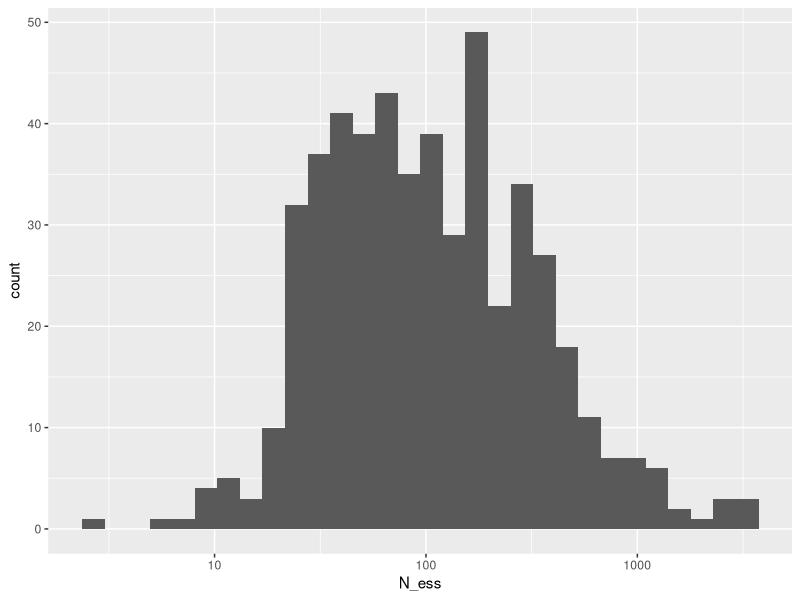
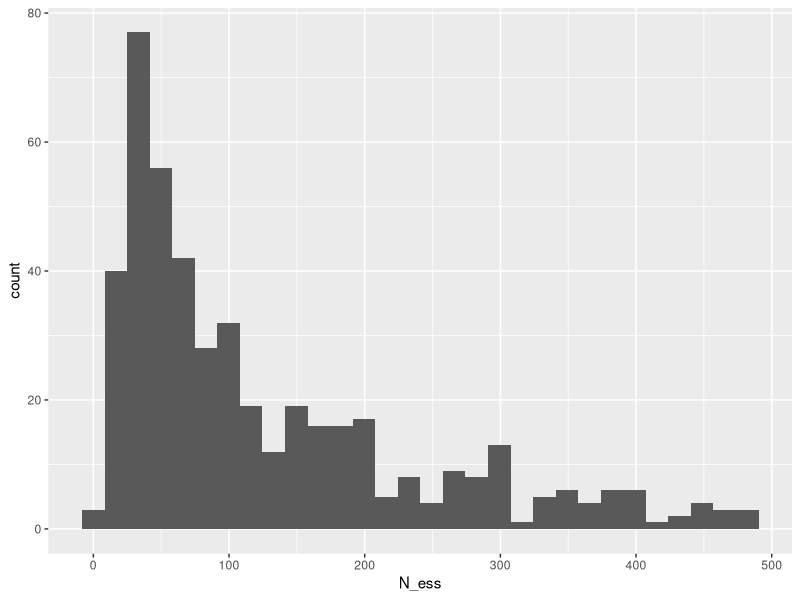
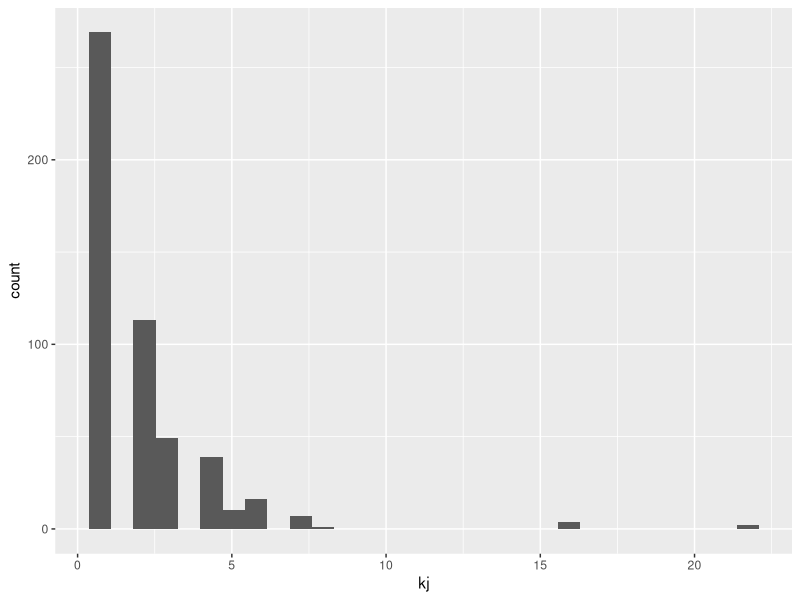
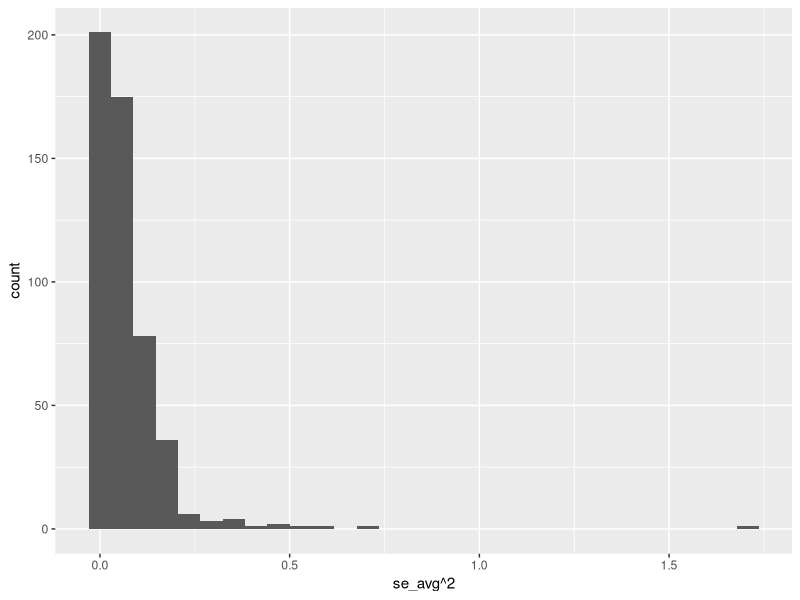
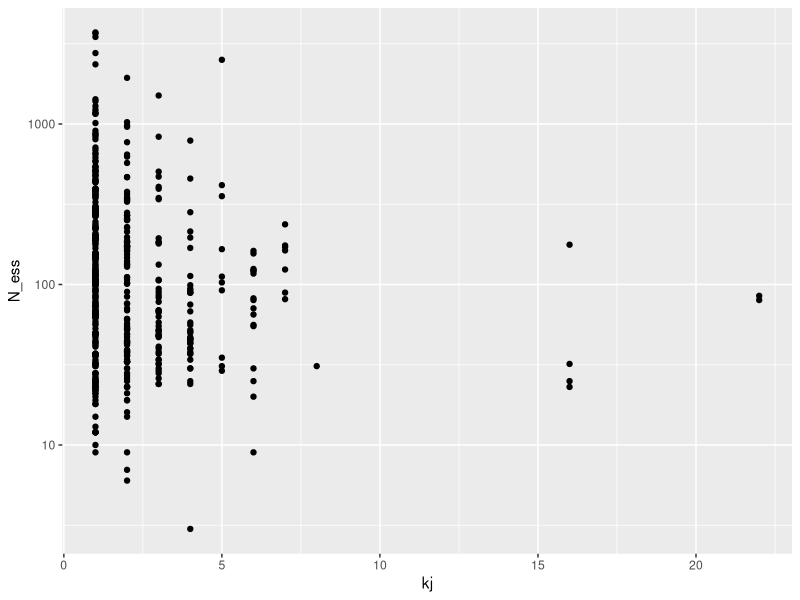
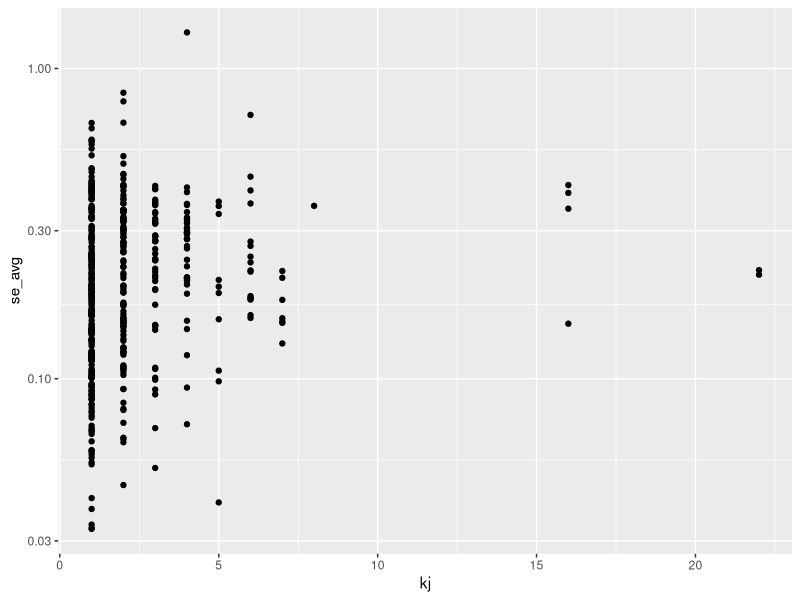
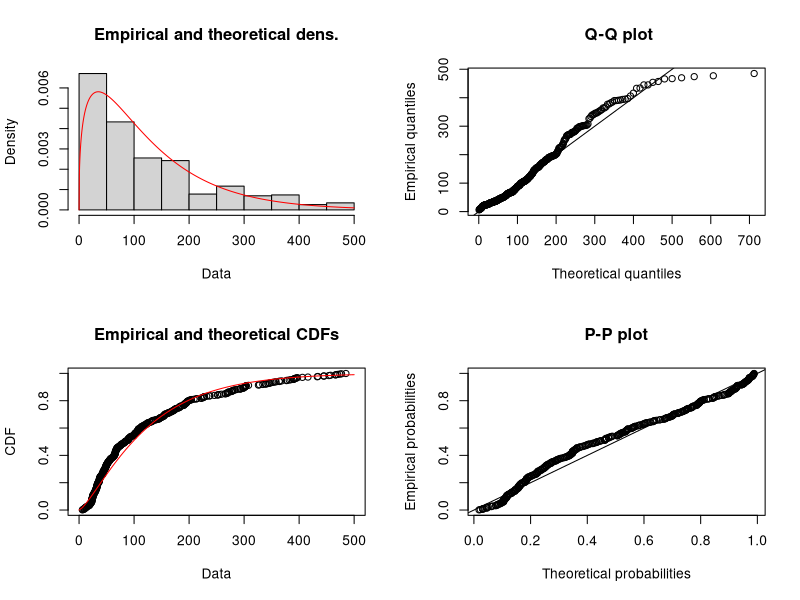
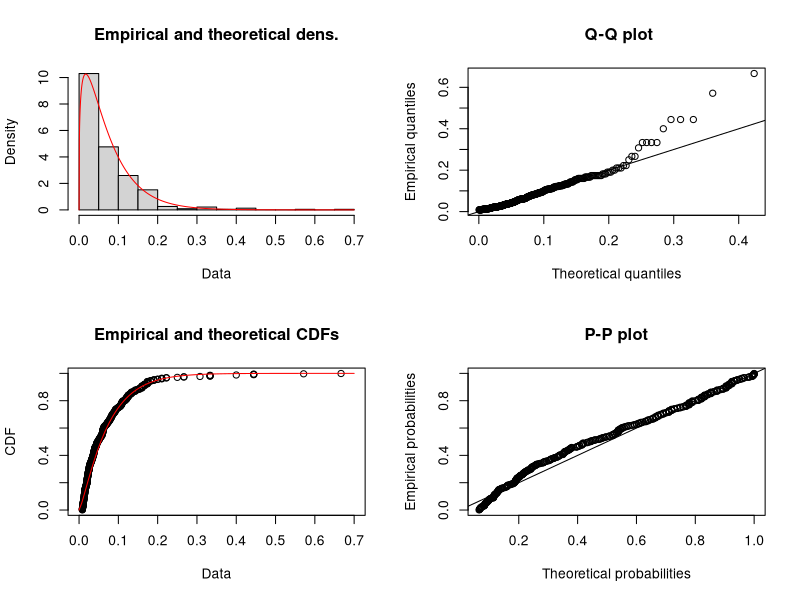

Here is the R script that generated these plots, in order: (Note: this script raises an error after producing the figures.)
# Math data set -- williams et al.
# need to be cautious of the big studies. studies are CRT --- may have small SEs.
# will find effective sample size rather than the raw sample size
# use the cluster adjusted vi and not N

#Note: 
#in first run: I actually averaged the vi to the 
#SampleID and summarized how many kj there were in each SampleID 
#(and not the CitationID). 
#This meta-analysis had 191 studies with 510 samples and 1109 effect 
#sizes. Then, after removing ESS >= 500 (where ESS = 4/(vi)) 
#and kj >= 20, the dataset becomes 178 studies and 463 samples. 
#Finally, after removing kj > N-2,  the dataset becomes 177 studies and 462 samples.

#While JEP thinks it's well-justified whether I average to the 
#study-level or to the sample-level to build the empirical datasets,
#I decided for the second run to average to the study-level instead to be more consistent
#with Vembye et al 2023. Doing this instead,
#after removing ESS >= 500 (where ESS = 4/(variance of the effect size)) and 
#kj >= 20, the dataset goes from 191 to 169 studies. 
#After removing kj > N-2,  the dataset becomes 167 studies. 

# -------------------------------------------------------------
# Empirical Data set -- cluster by study
# -------------------------------------------------------------

# rm(list=ls())
# library(ggplot2)
# library(tidyverse)
# 
# math_dat <- read.csv("EvaluateConditions/data_191_RCTs.csv")
# 
# math_dat <- math_dat |>
#   dplyr::select(
#     CitationID,
#     SampleID,
#     EffectSizeID,
#     yi,
#     vi,
#     L3_StuSamSiz,
#     L3_StuSamSiz_T,
#     L3_StuSamSiz_C,
#     L3_TchSamSiz,
#     L3_TchSamSiz_T,
#     L3_TchSamSiz_C,
#     L3_SchSamSiz,
#     L3_SchSamSiz_T,
#     L3_SchSamSiz_C
#   )
# 
# math_dat <-
#   math_dat |>
#   mutate(ESS = 4 / vi#,
#          # sample ID
#          #  cluster_id = paste(CitationID, "_", SampleID, sep = "")
#   ) |>
#   group_by(CitationID) |>
#   summarise(
#     #   CitationID = unique(CitationID),
#     g_avg = mean(yi),
#     se_avg = mean(sqrt(vi)),
#     kj = n(),
#     #  N_ess = as.integer(round(mean(ESS))),
#     N_ess = 4/(se_avg)^2,
#     
#     # N_org = as.integer(round(mean(total_N))),
#     # N_diff = N_org - N_ess,
#     .groups = "drop"
#   ) |>
#   mutate(N_range = cut(N_ess, breaks = c(0, 500, 1000, 5000, 10000, 50000)))
# 
# math_dat |> 
#   count(N_range)
# 
# 
# # Creating dataset used for extracting empirical distributions of nj and N 
# # for each study 
# 
# math_dat |> 
#   summarise(
#     #   num_samples = length(unique(cluster_id)),
#     num_studies = length(unique(CitationID))
#   )
# 
# 
# # only including studies where N < 500, and kj<20
# dat_kjN_math_study <- 
#   math_dat |>  
#   dplyr::select(CitationID, kj, N = N_ess, se_avg) |> 
#   mutate(sigma_j_sq = se_avg^2) |> 
#   # Excluding effective sample sizes larger than 500 
#   # and studies with more than 20 outcomes
#   filter(N < 500, kj < 20) |> 
#   as.data.frame()
# 
# dat_kjN_math_study |> 
#   summarise(
#     num_studies = length(unique(CitationID))
#   )
# 
# # only including samples where kj <= N-2
# dat_kjN_math_study <- dat_kjN_math_study |> filter(kj <= N - 2)
# 
# dat_kjN_math_study |> 
#   summarise(
#     num_studies = length(unique(CitationID))
#   )

# -------------------------------------------------------------
# Empirical Data set -- cluster by study
# -------------------------------------------------------------

#rm(list=ls())
library(ggplot2)
library(tidyverse)


math_dat <- read.csv("EvaluateConditions/data_191_RCTs.csv")

math_dat <- math_dat |>
  dplyr::select(
    CitationID,
    SampleID,
    EffectSizeID,
    yi,
    vi,
    L3_StuSamSiz,
    L3_StuSamSiz_T,
    L3_StuSamSiz_C,
    L3_TchSamSiz,
    L3_TchSamSiz_T,
    L3_TchSamSiz_C,
    L3_SchSamSiz,
    L3_SchSamSiz_T,
    L3_SchSamSiz_C
  )

math_dat <-
  math_dat |>
  mutate(ESS = 4 / vi,
         SampleID,
         cluster_id = paste(CitationID, "_", SampleID, sep = "")
       ) |>
  group_by(cluster_id) |>
  summarise(
    CitationID = unique(CitationID),
    g_avg = mean(yi),
    se_avg = mean(sqrt(vi)),
    kj = n(),
    N_ess = as.integer(round(mean(ESS))),
    sigma_j_sq = 4/N_ess,
    # N_org = as.integer(round(mean(total_N))),
    # N_diff = N_org - N_ess,
    .groups = "drop"
  ) |>
  mutate(N_range = cut(N_ess, breaks = c(0, 500, 1000, 5000, 10000, 50000)))

math_dat |> 
  count(N_range)

ggplot(math_dat, aes(N_ess)) + 
  geom_histogram() + 
  scale_x_log10()

math_dat |> 
  filter(N_ess <= 500) |> 
  ggplot(aes(N_ess)) + 
  geom_histogram()

ggplot(math_dat, aes(kj)) + 
  geom_histogram()

ggplot(math_dat, aes(se_avg^2)) + 
  geom_histogram()

ggplot(math_dat, aes(kj, N_ess)) + 
  geom_point() + 
  scale_y_log10()

ggplot(math_dat, aes(kj, se_avg)) + 
  geom_point() + 
  scale_y_log10()


## minimal SE -- something in neighborhood of this. 
2/sqrt(500) 

# Creating dataset used for extracting empirical distributions of nj and N 
# for each study 

math_dat |> 
  summarise(
    num_samples = length(unique(cluster_id)),
    num_studies = length(unique(CitationID))
  )


# only including studies where N < 500, and kj<20
dat_kjN_math <- 
  math_dat |>  
  dplyr::select(CitationID, cluster_id, kj, N = N_ess, sigma_j_sq) |> 
  # Excluding effective sample sizes larger than 500 
  # and studies with more than 20 outcomes
  filter(N < 500, kj < 20) |> 
  as.data.frame()

dat_kjN_math |> 
  summarise(
    num_samples = length(unique(cluster_id)),
    num_studies = length(unique(CitationID))
  )

# only including samples where kj <= N-2
dat_kjN_math <- dat_kjN_math |> filter(kj <= N - 2)

dat_kjN_math |> 
  summarise(
    num_samples = length(unique(cluster_id)),
    num_studies = length(unique(CitationID))
  )

range(dat_kjN_math$kj)
range(dat_kjN_math$sigma_j_sq)

#Arithmetic means
mean(dat_kjN_math$kj)
mean(dat_kjN_math$sigma_j_sq)

# Harmonic means
dat_kjN_math |> 
  mutate(inv_kj = 1/kj,
         inv_sigma_j_sq = 1/sigma_j_sq) |> 
  summarise(kj_harmonic_mean = n()/sum(inv_kj),
            sigma_j_sq_harmonic_mean = n()/sum(inv_sigma_j_sq))



# Gamma parameters for N and sigma_j_sq
shape_rate1 <- MASS::fitdistr(dat_kjN_math$N, "gamma")
shape_rate2 <- MASS::fitdistr(dat_kjN_math$sigma_j_sq, "gamma")

library(fitdistrplus)
dist <- fitdistrplus::fitdist(dat_kjN_math$N, "gamma")
plot(dist)
dist <- fitdistrplus::fitdist(dat_kjN_math$sigma_j_sq, "gamma")
plot(dist)



# pmf for kj
set.seed(20250419)

lambda <- mean(dat_kjN_math$kj) - 1
x_val = 1:max(dat_kjN_math$kj)

stylized_dat <- data.frame(x = x_val, y = dpois(x_val - 1 ,  lambda), group = "Stylized")

empirical_dat <- as.data.frame(table(dat_kjN_math$kj)) |> mutate(x = as.integer(Var1),
                                                                 y = Freq/sum(Freq),
                                                                 group = "Empirical") |> dplyr::select(-Var1, -Freq)

all_dat <- bind_rows(stylized_dat, empirical_dat)


ggplot(all_dat, aes(x = x, y = y, fill = group)) +
  geom_col(position = "identity", alpha = 0.6, width = 0.4) +
  scale_fill_manual(values = c("Stylized" = "#F8766D", "Empirical" = "#00BFC4"),
                    labels = c(
                      "Empirical" = expression(paste("Empirical PMF for ", k[j])),
                      "Stylized" = expression(paste("Stylized PMF for ", k[j], " (Shifted Poisson)"))
                    )) +
  labs(x = expression(paste(k[j])), y = "Probability / Relative Frequency",
       title = expression(paste("PMF Plots of ", k [j], " from Epirical vs Stylized Sampling Methods")),
       fill = "") +
  theme_bw()



# density plot sigma_j_sq

set.seed(20250419)

shape_rate <- MASS::fitdistr(dat_kjN_math$sigma_j_sq, "gamma")

x <- seq(0.008, max(dat_kjN_math$sigma_j_sq), length.out = 462)

gamma_density <- dgamma(x, shape = shape_rate$estimate[1], 
                        rate = shape_rate$estimate[2])

density_sigma_sq <- density(dat_kjN_math$sigma_j_sq)
empirical_dat <- data.frame(x = density_sigma_sq$x, 
                            y = density_sigma_sq$y, group = "Empirical")

stylized_dat <- data.frame(x = x, y = gamma_density, group = "Stylized (Gamma)")
all_dat <- bind_rows(empirical_dat, stylized_dat)

ggplot(all_dat, aes(x = x, y = y, color = group)) +
  geom_line(linewidth = 1.2) +
  scale_color_manual(
    values = c("Empirical" = "#00BFC4", "Stylized (Gamma)" = "#F8766D"),
    labels = c(
      "Empirical" = expression(paste("Empirical Density for ", sigma[j]^2)),
      "Stylized (Gamma)" = expression(paste("Stylized Density for ", sigma[j]^2, " (Gamma)"))
    ),
    guide = guide_legend(override.aes = list(size = 2))
  ) +
  labs(
    x = expression(sigma[j]^2),
    y = "Density",
    color = "",
    title = expression(paste("Density plots of ", sigma[j]^2, " from Empirical vs Stylized Sampling Methods"))
  )  +
  theme_bw()



saveRDS(dat_kjN_math, "SimFunctions/dat_kjN_mathdat_alt.rds")


# dat_kjN_math$group <- "sample"
# dat_kjN_math_study$group <- "study"
# 
# test <- bind_rows(dat_kjN_math, dat_kjN_math_study)
# 
# 
# test <- test |> mutate(
#   N.alt = 4/sigma_j_sq,
#   sigma_j_sq.alt = 4/N
# ) |> 
#   rename(N.used = N,
#          sigma_j_sq.used = sigma_j_sq)
#   
# 
# ggplot(test, aes(x = N_alt, fill =group )) +
#   geom_density(alpha=.5) +
#   labs(title = "Distributions across runs") +
#   labs(y="Density") +
#   labs(x="N")
# 
# 
# ggplot(test, aes(x = sigma_j_sq, fill =group )) +
#   geom_density(alpha=.5) +
#   labs(title = "Distributions across runs") +
#   labs(y="Density") +
#   labs(x="N")
# 
# ggplot(test, aes(x = sigma_j_sq_alt, fill =group )) +
#   geom_density(alpha=.5) +
#   labs(title = "Distributions across runs") +
#   labs(y="Density") +
#   labs(x="N")
# 
# test_long <- test %>%
#   pivot_longer(
#     cols = c(sigma_j_sq.used, N.used, sigma_j_sq.alt, N.alt),
#     names_to = c(".value", "time"),
#     names_sep = "\\."
#   ) |>  filter(group == "sample") 
# 
# #|#> unite("group2", c(group, time), sep = ".")
# 
# ggplot(test_long, aes(x = sigma_j_sq, fill =time )) +
#   geom_density(alpha=.5) +
#   labs(title = "Distributions across runs") +
#   labs(y="Density") +
#   labs(x="sigma_j_sq")
# 
# ggplot(test_long, aes(x = N, fill =time )) +
#   geom_density(alpha=.5) +
#   labs(title = "Distributions across runs") +
#   labs(y="Density") +
#   labs(x="N")


## previous study:
# rm(list=ls())
# library(haven)
# library(tidyverse)
# 
# Diet_dat <-
#   read_dta("EvaluateConditions/RER_cluster.dta")
# 
# 
# 
# Diet_dat  <- Diet_dat  |>
#   mutate(
#     ESS = 4 / SE_g_adj^2
#   ) |>
#   filter(Follow_up == 0) |>
#   group_by(
#     Ref_nr, Authors
#   ) |>
#   summarise(
#     g_avg = mean(Effectsize_g_adj),
#     se_avg = mean(SE_g),
#     se_adj = mean(SE_g_adj),
#     kj = n(),
#     N_ess = as.integer(round(mean(ESS))),
#     N_org = as.integer(round(mean(N_total))),
#     N_diff = N_org - N_ess,
#     .groups = "drop"
#   ) |>
#   mutate(
#     N_range = cut(N_ess, breaks = c(0,500,1000,5000,10000,50000))
#   ); Diet_dat
# 
# Diet_dat |>
#   count(N_range)
# 
# ggplot(Diet_dat, aes(N_ess)) +
#   geom_histogram() +
#   scale_x_log10()
# 
# Diet_dat |>
#   filter(N_ess <= 500) |>
#   ggplot(aes(N_ess)) +
#   geom_histogram()
# 
# ggplot(Diet_dat, aes(kj)) +
#   geom_histogram()
# 
# ggplot(Diet_dat, aes(kj, N_ess)) +
#   geom_point() +
#   scale_y_log10()
# 
# # Creating dataset used for extracting empirical distributions of kj and N
# # for each study
# 
# dat_kjN <-
#   Diet_dat |>
#   select(kj, N = N_ess, se_adj) |>
#   mutate(sigma_j_sq = se_adj^2) |> 
#   # Excluding effective sample sizes larger than 500
#   # and studies with more than 20 outcomes
#   filter(N < 500, kj < 20) |>
#   as.data.frame()
# 
# range(Diet_dat$kj)
# length(unique(Diet_dat$Authors))
# 
# shape_rate <- MASS::fitdistr(dat_kjN$N, "gamma")
# shape_rate
# shape_rate <- MASS::fitdistr(dat_kjN$sigma_j_sq, "gamma")
# shape_rate
# saveRDS(dat_kjN, "EvaluateConditions/dat_kjN_Diet_dat.rds")
